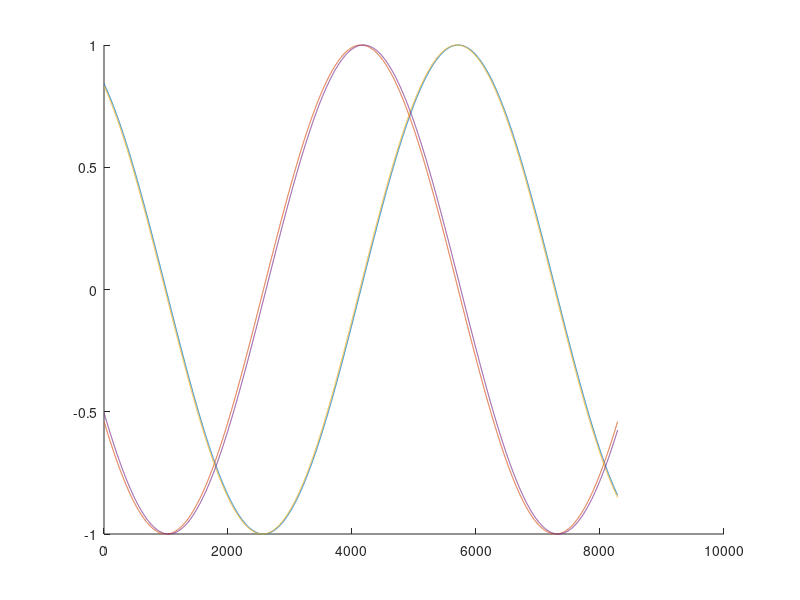
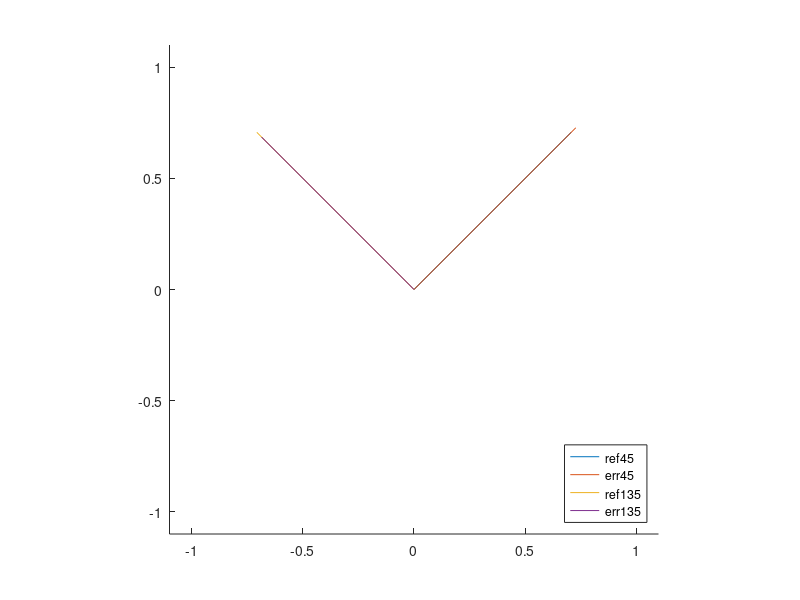
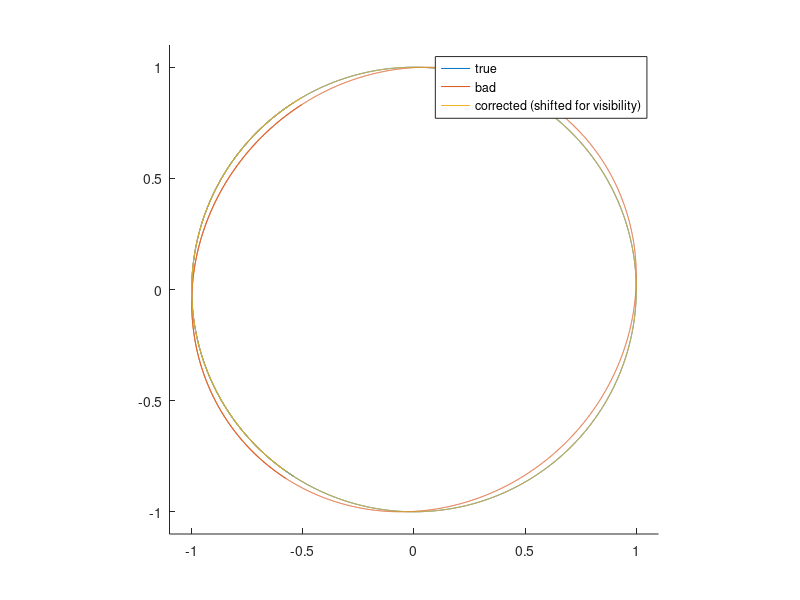

The MATLAB source for these figures, in order:
%%
%Verification of the method in the datasheet. The math still confuses me a
%bit but it clearly works

%First establish the phase errors for the sin-cos terms
ec = -2.4*pi/180;    %
es = 1*pi/180;

%Generate reference (true mechanical) and phase-error 'unit' vector list
t = -pi-1:1/1000:pi+1;
vref = [cos(t)',sin(t)'];   %true mechanical vectors
verr = [cos(t+ec)', sin(t+es)'];    %erroneous vectors



[~, idx45] =  min(abs(atan2(verr(:,2),verr(:,1))-45*pi/180));
[~, idx135] = min(abs(atan2(verr(:,2),verr(:,1))-135*pi/180));

v45 = verr(idx45,:);
v135 = verr(idx135,:);
M45 = sqrt(dot(v45,v45));
M135 = sqrt(dot(v135,v135));

epsilon = 2*atan2(M135-M45, M135+M45);
fprintf("eps = %f degrees\n", epsilon*180/pi);

y3 = ( verr(:,2) - verr(:,1)*sin(-epsilon) ) / cos(-epsilon);
alpha = atan2(y3 , verr(:,1))';

vcorrected = [cos(alpha)', sin(alpha)'];


figure(2)
clf
axis equal
hold on
plot([0,cos(45*pi/180)],[0,sin(45*pi/180)]);
plot([0,v45(1)],[0,v45(2)]);
plot([0,cos(135*pi/180)],[0,sin(135*pi/180)]);
plot([0,v135(1)],[0,v135(2)]);
hold off
xlim([-1.1,1.1])
ylim([-1.1,1.1])
legend('ref45','err45','ref135','err135','location','southeast');

figure(3)
clf
axis equal
hold on
plot(vref(:,1) , vref(:,2));
plot(verr(:,1) , verr(:,2));
plot(vcorrected(:,1) , vcorrected(:,2));    
hold off
xlim([-1.1,1.1]);
ylim([-1.1,1.1]);
legend('true','bad','corrected (shifted for visibility)');

%%

sth = sin(t+ec);
cth = cos(t+es);

figure(1)
clf
hold on
plot(sin(t))
plot(cos(t))
plot(sin(t+es))
plot(cos(t+ec))
hold off
